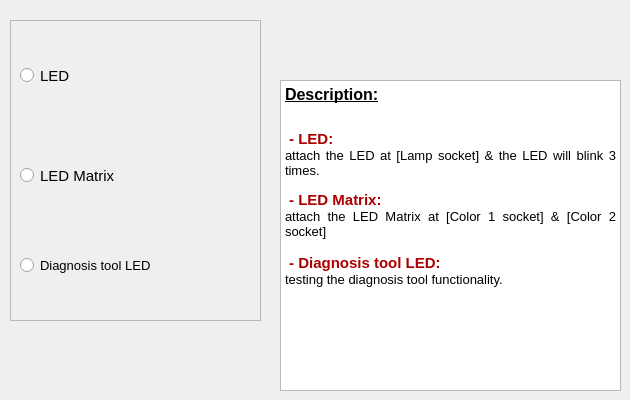
   <widget class="QWidget" name="LEDs">
    <attribute name="title">
     <string>LED's</string>
    </attribute>
    <widget class="QFrame" name="LED_frame">
     <property name="geometry">
      <rect>
       <x>10</x>
       <y>20</y>
       <width>251</width>
       <height>301</height>
      </rect>
     </property>
     <property name="frameShape">
      <enum>QFrame::StyledPanel</enum>
     </property>
     <property name="frameShadow">
      <enum>QFrame::Sunken</enum>
     </property>
     <widget class="QRadioButton" name="LED">
      <property name="geometry">
       <rect>
        <x>10</x>
        <y>20</y>
        <width>231</width>
        <height>71</height>
       </rect>
      </property>
      <property name="font">
       <font>
        <pointsize>11</pointsize>
       </font>
      </property>
      <property name="text">
       <string>LED</string>
      </property>
      <property name="icon">
       <iconset resource="Resources/Resources.qrc">
        <normaloff>:/Data/LED.png</normaloff>:/Data/LED.png</iconset>
      </property>
      <property name="iconSize">
       <size>
        <width>60</width>
        <height>60</height>
       </size>
      </property>
     </widget>
     <widget class="QRadioButton" name="Diagnosis_tool_LED">
      <property name="geometry">
       <rect>
        <x>10</x>
        <y>210</y>
        <width>231</width>
        <height>71</height>
       </rect>
      </property>
      <property name="font">
       <font>
        <pointsize>10</pointsize>
        <weight>50</weight>
        <bold>false</bold>
       </font>
      </property>
      <property name="text">
       <string>Diagnosis tool LED</string>
      </property>
      <property name="icon">
       <iconset resource="Resources/Resources.qrc">
        <normaloff>:/Data/settings.png</normaloff>:/Data/settings.png</iconset>
      </property>
      <property name="iconSize">
       <size>
        <width>60</width>
        <height>60</height>
       </size>
      </property>
     </widget>
     <widget class="QRadioButton" name="LED_matrix">
      <property name="geometry">
       <rect>
        <x>10</x>
        <y>120</y>
        <width>231</width>
        <height>71</height>
       </rect>
      </property>
      <property name="font">
       <font>
        <pointsize>11</pointsize>
       </font>
      </property>
      <property name="text">
       <string>LED Matrix</string>
      </property>
      <property name="icon">
       <iconset resource="Resources/Resources.qrc">
        <normaloff>:/Data/led-matrix.jpg</normaloff>:/Data/led-matrix.jpg</iconset>
      </property>
      <property name="iconSize">
       <size>
        <width>60</width>
        <height>60</height>
       </size>
      </property>
     </widget>
    </widget>
    <widget class="QTextEdit" name="LED_text">
     <property name="geometry">
      <rect>
       <x>280</x>
       <y>80</y>
       <width>341</width>
       <height>311</height>
      </rect>
     </property>
     <property name="font">
      <font>
       <pointsize>6</pointsize>
      </font>
     </property>
     <property name="documentTitle">
      <string>How to use</string>
     </property>
     <property name="readOnly">
      <bool>true</bool>
     </property>
     <property name="html">
      <string>&lt;!DOCTYPE HTML PUBLIC &quot;-//W3C//DTD HTML 4.0//EN&quot; &quot;http://www.w3.org/TR/REC-html40/strict.dtd&quot;&gt;
&lt;html&gt;&lt;head&gt;&lt;meta name=&quot;qrichtext&quot; content=&quot;1&quot; /&gt;&lt;title&gt;How to use&lt;/title&gt;&lt;style type=&quot;text/css&quot;&gt;
p, li { white-space: pre-wrap; }
&lt;/style&gt;&lt;/head&gt;&lt;body style=&quot; font-family:'MS Shell Dlg 2'; font-size:6pt; font-weight:400; font-style:normal;&quot;&gt;
&lt;p style=&quot; margin-top:0px; margin-bottom:0px; margin-left:0px; margin-right:0px; -qt-block-indent:0; text-indent:0px;&quot;&gt;&lt;span style=&quot; font-size:12pt; font-weight:696; text-decoration: underline;&quot;&gt;Description:&lt;/span&gt;&lt;/p&gt;
&lt;p style=&quot;-qt-paragraph-type:empty; margin-top:0px; margin-bottom:0px; margin-left:0px; margin-right:0px; -qt-block-indent:0; text-indent:0px; font-size:8.25pt;&quot;&gt;&lt;br /&gt;&lt;/p&gt;
&lt;p style=&quot;-qt-paragraph-type:empty; margin-top:0px; margin-bottom:0px; margin-left:0px; margin-right:0px; -qt-block-indent:0; text-indent:0px; font-size:8.25pt;&quot;&gt;&lt;br /&gt;&lt;/p&gt;
&lt;p align=&quot;justify&quot; style=&quot; margin-top:0px; margin-bottom:0px; margin-left:0px; margin-right:0px; -qt-block-indent:0; text-indent:0px;&quot;&gt;&lt;span style=&quot; font-size:11pt; font-weight:696; color:#aa0000;&quot;&gt; - LED:&lt;/span&gt;&lt;/p&gt;
&lt;p align=&quot;justify&quot; style=&quot; margin-top:0px; margin-bottom:0px; margin-left:0px; margin-right:0px; -qt-block-indent:0; text-indent:0px;&quot;&gt;&lt;span style=&quot; font-size:10pt; color:#000000;&quot;&gt;attach the LED at [Lamp socket] &amp;amp; the LED will blink 3 times.&lt;/span&gt;&lt;/p&gt;
&lt;p align=&quot;justify&quot; style=&quot;-qt-paragraph-type:empty; margin-top:0px; margin-bottom:0px; margin-left:0px; margin-right:0px; -qt-block-indent:0; text-indent:0px; font-size:8.25pt;&quot;&gt;&lt;br /&gt;&lt;/p&gt;
&lt;p align=&quot;justify&quot; style=&quot; margin-top:0px; margin-bottom:0px; margin-left:0px; margin-right:0px; -qt-block-indent:0; text-indent:0px;&quot;&gt;&lt;span style=&quot; font-size:11pt; font-weight:696; color:#aa0000;&quot;&gt; - LED Matrix:&lt;/span&gt;&lt;/p&gt;
&lt;p align=&quot;justify&quot; style=&quot; margin-top:0px; margin-bottom:0px; margin-left:0px; margin-right:0px; -qt-block-indent:0; text-indent:0px;&quot;&gt;&lt;span style=&quot; font-size:10pt; color:#000000;&quot;&gt;attach the LED Matrix at [Color 1 socket] &amp;amp; [Color 2 socket] &lt;/span&gt;&lt;/p&gt;
&lt;p align=&quot;justify&quot; style=&quot;-qt-paragraph-type:empty; margin-top:0px; margin-bottom:0px; margin-left:0px; margin-right:0px; -qt-block-indent:0; text-indent:0px; font-size:10pt;&quot;&gt;&lt;br /&gt;&lt;/p&gt;
&lt;p align=&quot;justify&quot; style=&quot; margin-top:0px; margin-bottom:0px; margin-left:0px; margin-right:0px; -qt-block-indent:0; text-indent:0px;&quot;&gt;&lt;span style=&quot; font-size:11pt; font-weight:696; color:#aa0000;&quot;&gt; - Diagnosis tool LED:&lt;/span&gt;&lt;/p&gt;
&lt;p align=&quot;justify&quot; style=&quot; margin-top:0px; margin-bottom:0px; margin-left:0px; margin-right:0px; -qt-block-indent:0; text-indent:0px;&quot;&gt;&lt;span style=&quot; font-size:10pt; color:#000000;&quot;&gt;testing the diagnosis tool functionality.&lt;/span&gt;&lt;/p&gt;
&lt;p align=&quot;justify&quot; style=&quot;-qt-paragraph-type:empty; margin-top:0px; margin-bottom:0px; margin-left:0px; margin-right:0px; -qt-block-indent:0; text-indent:0px; font-size:11pt; font-weight:696; color:#aa0000;&quot;&gt;&lt;br /&gt;&lt;/p&gt;&lt;/body&gt;&lt;/html&gt;</string>
     </property>
    </widget>
   </widget>
